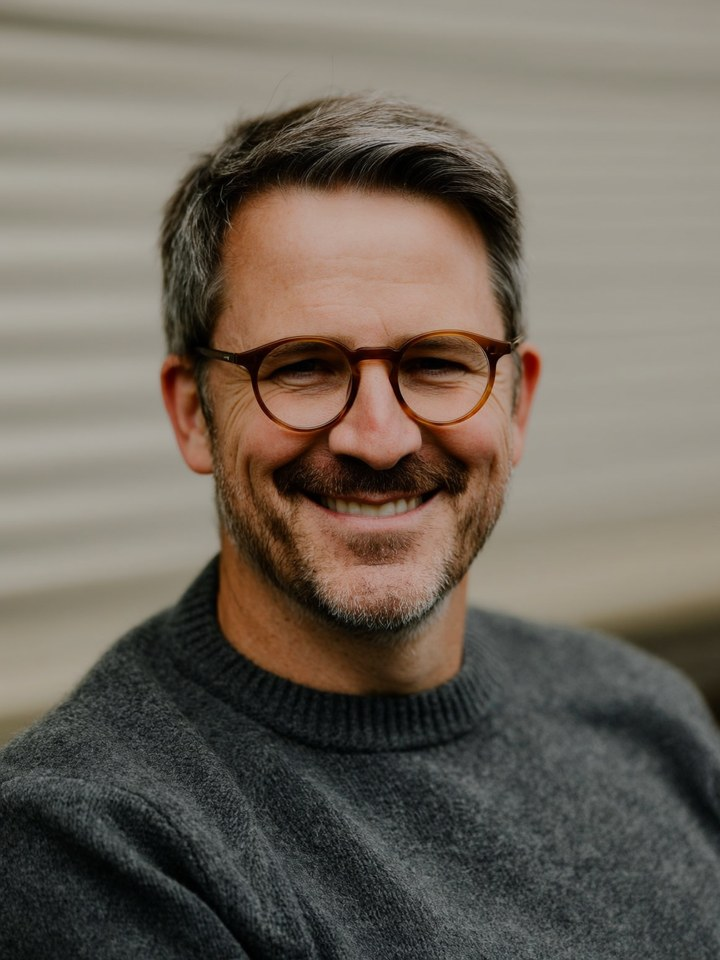
#> input picture docs/pub-komyo-monde/120s/personnages/foel.jpg, 720 x 960 px, given in place of komyo-logo-or-monde.png, which was not available
$ python phone.py
#> lines starting #> are read from the running program, lines starting #| are printed output that depends on the picture; pictures that were not available may be replaced by others from this repository, and a replacement may not be noted
import numpy as np, subprocess, math
from PIL import Image, ImageDraw, ImageFont, ImageFilter
W,H,FPS=1280,720,24
DUR=4.2; N=int(DUR*FPS)
FB='/usr/share/fonts/truetype/dejavu/DejaVuSans-Bold.ttf'; FR='/usr/share/fonts/truetype/dejavu/DejaVuSans.ttf'
f=lambda s,b=False: ImageFont.truetype(FB if b else FR,s)
LOGO=Image.open('/home/user/STAR-ENTREPRISE-/assets/img/pub/komyo-logo-or-monde.png').convert('RGBA')
K=Image.open('/home/user/STAR-ENTREPRISE-/starvibe/assets/img/icons/komyo-k-v2.png').convert('RGBA')
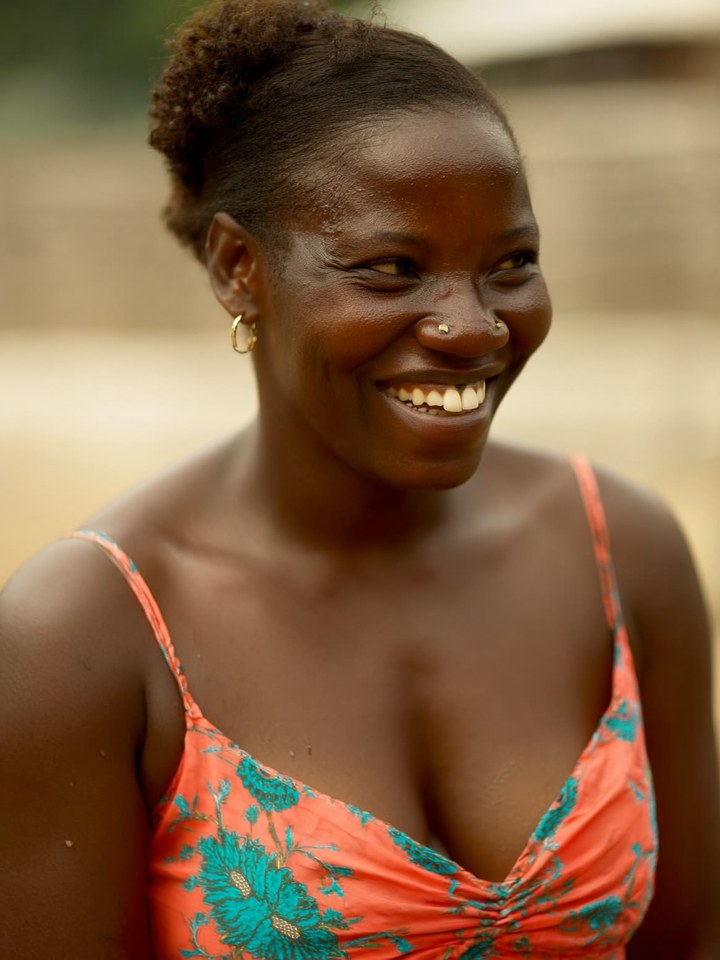
#> input picture docs/pub-komyo-monde/120s/personnages/marie.jpg, 720 x 960 px, given in place of komyo-k-v2.png, which was not available
ANG=Image.open('/home/user/STAR-ENTREPRISE-/docs/pub-komyo-monde/120s/personnages/angele.jpg').convert('RGB')
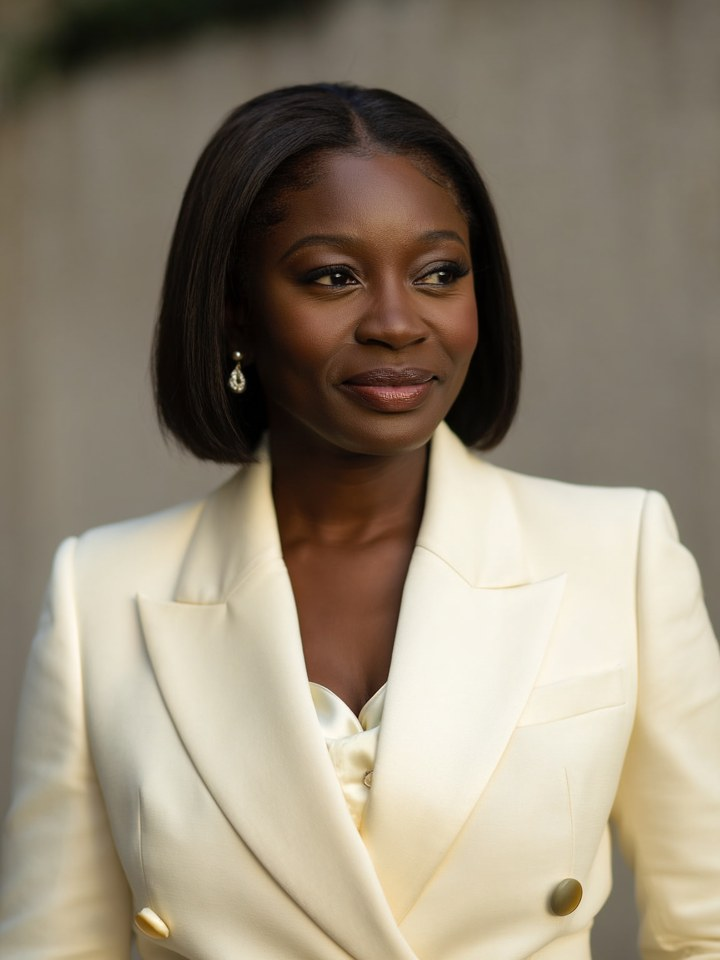
#> input picture docs/pub-komyo-monde/120s/personnages/angele.jpg, 720 x 960 px, found by its file name
#> ANG is the input picture: PIL image 720x960 RGB; mean R, G, B 146.8, 135.7, 117.7
ANG=ANG.crop((60,40,660,640)).resize((200,200))
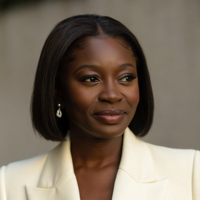
#> ANG: PIL image 200x200 RGB; mean R, G, B 120, 107.3, 93.2
GOLD=(232,184,64); NAVY=(8,18,44)
ease=lambda x: x*x*(3-2*x)
clamp=lambda x,a=0,b=1: max(a,min(b,x))
def bg():
    a=np.zeros((H,W,3),np.float32); y=np.linspace(0,1,H)[:,None]; x=np.linspace(0,1,W)[None,:]
    a[...,0]=8+10*x*(1-y); a[...,1]=18+22*(1-y)*x; a[...,2]=44+40*(1-y)
    im=Image.fromarray(a.clip(0,255).astype('uint8'))
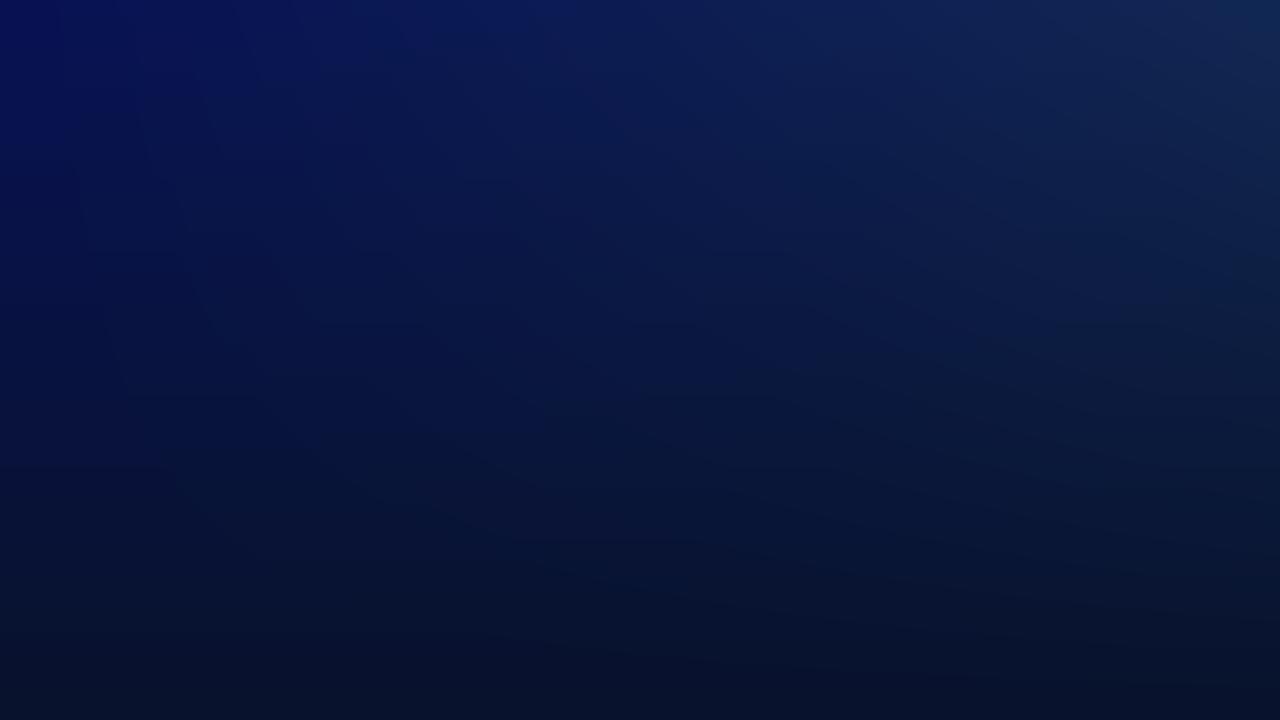
#> im: PIL image 1280x720 RGB; mean R, G, B 10, 23, 63.5
    d=ImageDraw.Draw(im,'RGBA')
    rng=np.random.default_rng(3)
    for _ in range(26):
        cx,cy,r=rng.integers(0,W),rng.integers(0,H),rng.integers(8,40); d.ellipse((cx-r,cy-r,cx+r,cy+r),fill=(232,184,64,rng.integers(10,30)))
    return im.filter(ImageFilter.GaussianBlur(6))
BG=bg()
# [124 lines left out: functions screen, phone, frame, not called in this run]
#> (the run stopped early here; a loop or call above may not have finished)
